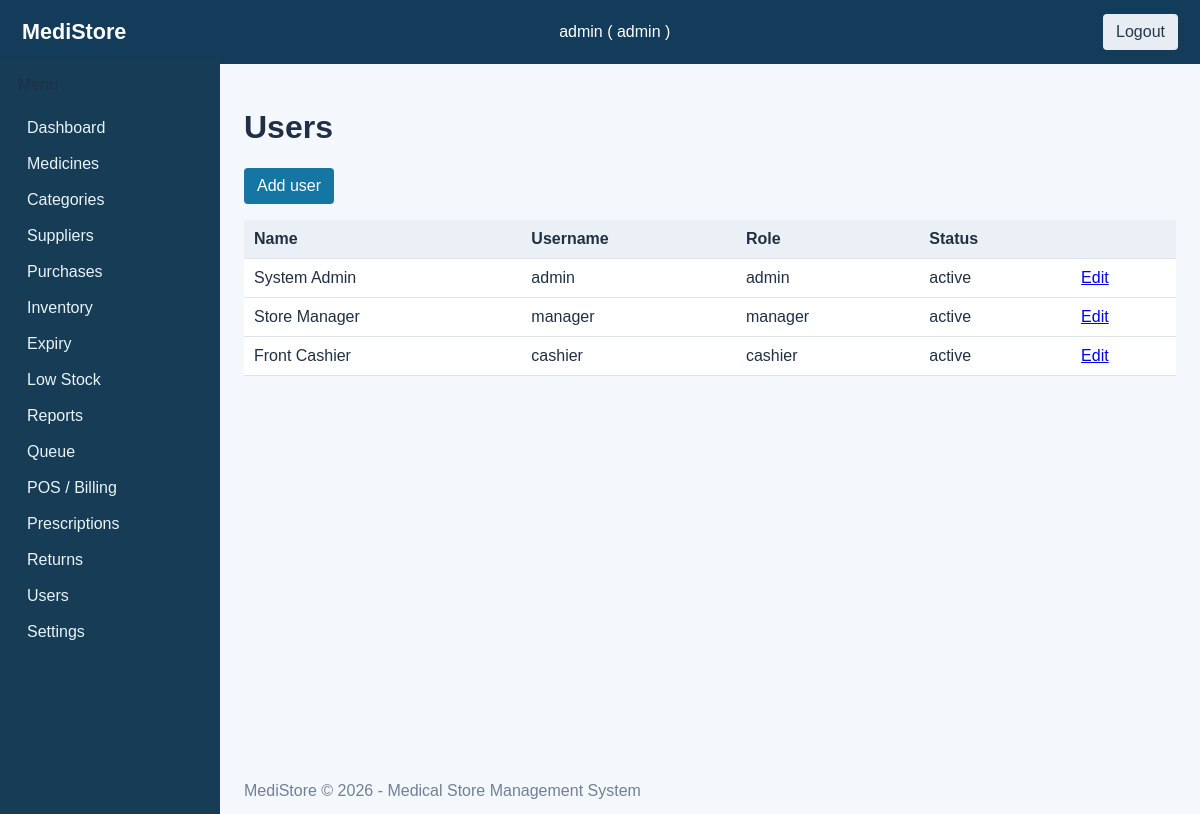
The page /admin/users.php (signed in) on the database its author committed.
### tables this page shows
CREATE TABLE users (
    user_id    INT UNSIGNED NOT NULL AUTO_INCREMENT PRIMARY KEY,
    role_id    TINYINT UNSIGNED NOT NULL,
    username   VARCHAR(50) NOT NULL UNIQUE,
    password   VARCHAR(255) NOT NULL,
    full_name  VARCHAR(100) NOT NULL,
    status     ENUM('active','inactive') NOT NULL DEFAULT 'active',
    created_at TIMESTAMP NOT NULL DEFAULT CURRENT_TIMESTAMP,
    CONSTRAINT fk_users_role FOREIGN KEY (role_id) REFERENCES roles(role_id) ON DELETE RESTRICT
);

CREATE TABLE roles (
    role_id   TINYINT UNSIGNED NOT NULL AUTO_INCREMENT PRIMARY KEY,
    role_name VARCHAR(50) NOT NULL UNIQUE
);

### config/db.php (called while the page is built, shortened)
<?php
function db(): PDO {
    static $pdo = null;
    if ($pdo === null) {
        $dsn = "mysql:host=" . DB_HOST . ";port=" . DB_PORT . ";dbname=" . DB_NAME . ";charset=" . DB_CHARSET;
        $options = [
            PDO::ATTR_ERRMODE            => PDO::ERRMODE_EXCEPTION,
            PDO::ATTR_DEFAULT_FETCH_MODE => PDO::FETCH_ASSOC,
            PDO::ATTR_EMULATE_PREPARES   => false,
        ];
        $pdo = new PDO($dsn, DB_USER, DB_PASS, $options);
    }
    return $pdo;
}

### includes/functions.php (called while the page is built, shortened)
<?php
require_once __DIR__ . '/../config/db.php';
function e(string $value = ''): string {
    return htmlspecialchars($value, ENT_QUOTES | ENT_HTML5, 'UTF-8');
}

### admin/users.php (the view, shortened to what this page needs)
<?php
require_once __DIR__ . '/../includes/header.php';
$users = db()->query('SELECT u.user_id,u.username,u.full_name,u.status,r.role_name FROM users u JOIN roles r ON r.role_id=u.role_id ORDER BY u.user_id')->fetchAll();
?>
<h1>Users</h1><p><a class="btn" href="<?= BASE_URL ?>/admin/add_user.php">Add user</a></p>
<table><tr><th>Name</th><th>Username</th><th>Role</th><th>Status</th><th></th></tr><?php foreach ($users as $u): ?><tr><td><?= e($u['full_name']) ?></td><td><?= e($u['username']) ?></td><td><?= e($u['role_name']) ?></td><td><?= e($u['status']) ?></td><td><a href="<?= BASE_URL ?>/admin/edit_user.php?id=<?= (int)$u['user_id'] ?>">Edit</a></td></tr><?php endforeach ?></table>
<?php require_once __DIR__ . '/../includes/footer.php'; ?>

### assets/css/style.css (style rules this page uses)
:root { font-family:Arial,sans-serif;color:#203044;background:#f4f7fb }
* { box-sizing:border-box }
body { margin:0 }
table { width:100%;border-collapse:collapse;background:white;margin:14px 0 }
th,td { padding:10px;border-bottom:1px solid #dce4ec;text-align:left }
th { background:#eaf0f5 }
.btn,button { display:inline-block;background:#1676a3;color:white;padding:9px 13px;border:0;border-radius:4px;text-decoration:none;cursor:pointer }

### rows shown on the page
users: full_name "System Admin", username "admin", role.role_name "admin", status "active"
users: full_name "Store Manager", username "manager", role.role_name "manager", status "active"
users: full_name "Front Cashier", username "cashier", role.role_name "cashier", status "active"

### other values the page prints
$_SESSION['username'] "admin"
$_SESSION['user_role'] "admin"
$label "Medicines"
$label "Categories"
$label "Suppliers"
$label "Purchases"
$label "Inventory"
$label "Expiry"
$label "Low Stock"
$label "Reports"
$label "Queue"
$label "POS / Billing"
$label "Prescriptions"
$label "Returns"
$label "Users"
